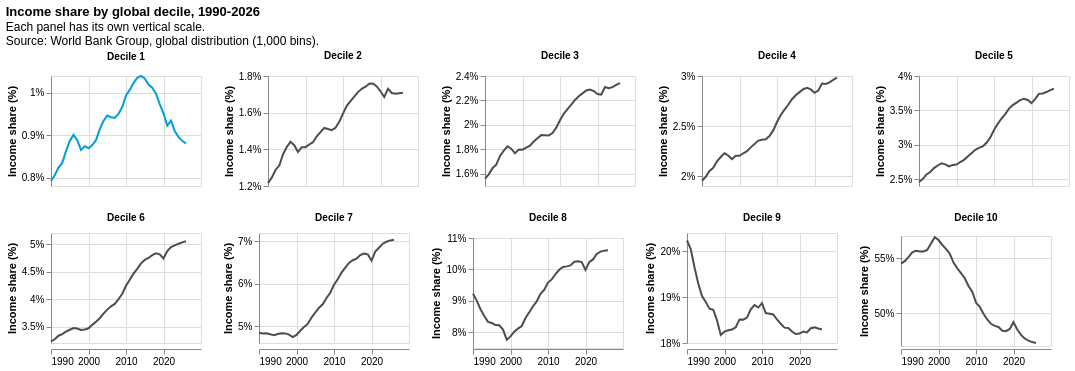

Notebook cell for this chart:
### Markdown cell above
### Visualization 1. Income share by global decile

One panel per decile. Each panel has its own vertical scale to show the shape of each series, so heights cannot be compared across panels. Decile 1 is shown in blue.

### Code cell
plot_df = deciles.copy()
plot_df['decile_label'] = 'Decile ' + plot_df['decile'].astype(str)
plot_df['is_d1'] = plot_df['decile'] == 1
order = [f'Decile {i}' for i in range(1, 11)]

base = alt.Chart(plot_df).encode(
    x=alt.X('year:Q', title=None, axis=alt.Axis(format='d', values=[1990, 2000, 2010, 2020])),
    y=alt.Y(
        'share:Q',
        title='Income share (%)',
        scale=alt.Scale(zero=False),
        axis=alt.Axis(labelExpr="datum.value + '%'"),
    ),
    color=alt.condition('datum.is_d1', alt.value('#009FDA'), alt.value('#4d4d4d')),
)

chart = (
    base.mark_line(strokeWidth=2)
    .properties(width=150, height=110)
    .facet(
        facet=alt.Facet('decile_label:N', sort=order, title=None, header=alt.Header(labelFontWeight='bold')),
        columns=5,
    )
    .resolve_scale(y='independent')
    .properties(
        title=alt.TitleParams(
            'Income share by global decile, 1990-2026',
            subtitle=[
                'Each panel has its own vertical scale.',
                'Source: World Bank Group, global distribution (1,000 bins).',
            ],
        )
    )
)
chart.save(str(DRAFT_DIR / '01_deciles_small_multiples.png'), scale_factor=2)
chart

### Figure 1 — Vega-Lite specification as saved in the notebook (floating-point values rounded to 4 significant figures; data arrays with more than 128 entries replaced by an {"elided": "..."} marker saying what was removed)
{"config": {"view": {"continuousWidth": 300, "continuousHeight": 300}}, "data": {"name": "data-2ef14671cf5d27d7a0e6603292569de9"}, "facet": {"field": "decile_label", "header": {"labelFontWeight": "bold"}, "sort": ["Decile 1", "Decile 2", "Decile 3", "Decile 4", "Decile 5", "Decile 6", "Decile 7", "Decile 8", "Decile 9", "Decile 10"], "title": null, "type": "nominal"}, "spec": {"mark": {"type": "line", "strokeWidth": 2}, "encoding": {"color": {"condition": {"test": "datum.is_d1", "value": "#009FDA"}, "value": "#4d4d4d"}, "x": {"axis": {"format": "d", "values": [1990, 2000, 2010, 2020]}, "field": "year", "title": null, "type": "quantitative"}, "y": {"axis": {"labelExpr": "datum.value + '%'"}, "field": "share", "scale": {"zero": false}, "title": "Income share (%)", "type": "quantitative"}}, "height": 110, "width": 150}, "columns": 5, "resolve": {"scale": {"y": "independent"}}, "title": {"text": "Income share by global decile, 1990-2026", "subtitle": ["Each panel has its own vertical scale.", "Source: World Bank Group, global distribution (1,000 bins)."]}, "$schema": "https://vega.github.io/schema/vega-lite/v6.4.1.json", "datasets": {"data-2ef14671cf5d27d7a0e6603292569de9": {"elided": "370 records"}}}
